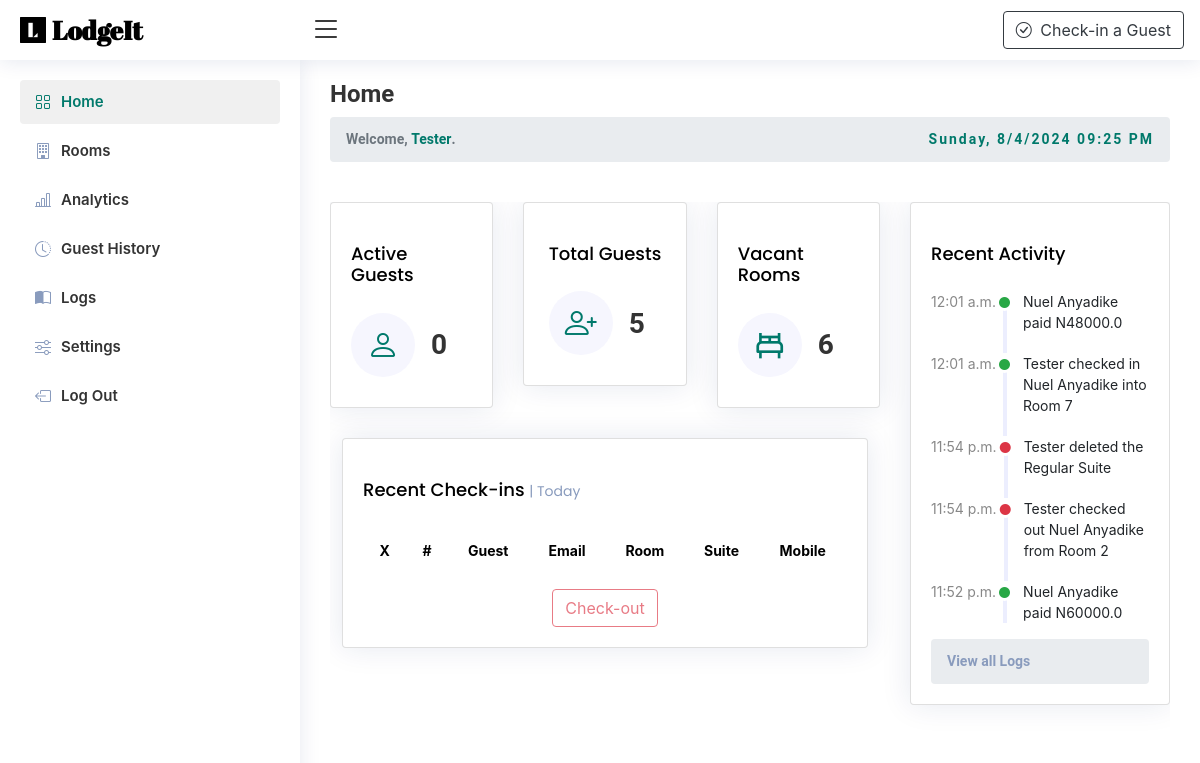
Before: /home (signed in) with the older database file.
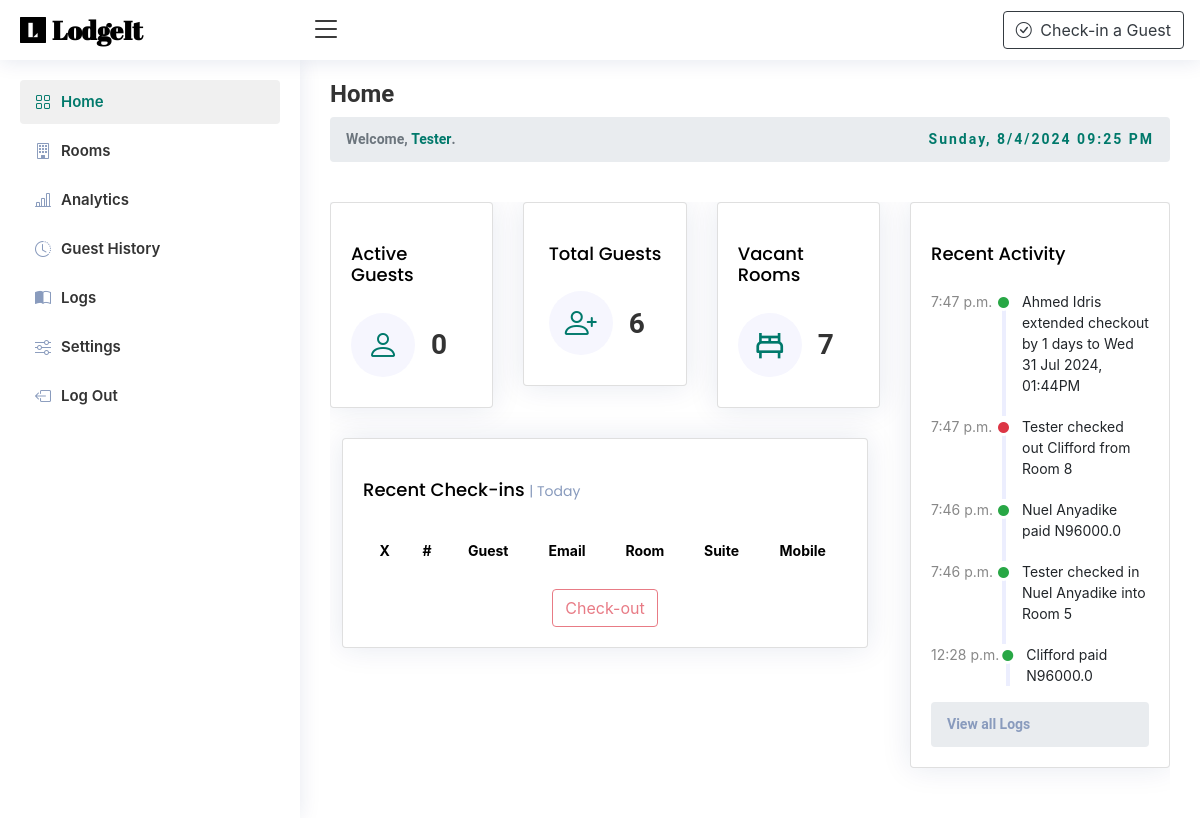
After: the same page with the newer database file.
### LodgeApp/models.py (models this page shows, shortened)
class Log(models.Model):
    staff = models.ForeignKey(Staff, on_delete=models.CASCADE)
    action = models.CharField(max_length=300, blank=True)
    check_status = models.BooleanField(default=False)
    timestamp = models.DateTimeField()
    company = models.ForeignKey(Company, on_delete=models.CASCADE)

### LodgeApp/views.py (the view)
# urls.py: path('home', views.dashboard, name='dashboard'),
def dashboard(request):
    if not request.user.is_authenticated:
        return redirect('sign-in')
    if request.user.is_authenticated and request.user.company is None:
        return redirect('onboarding')
    company = request.user.company
    try:
        logs = Log.objects.filter(
            company=request.user.company
            ).order_by('-id')[:5]
        active_guests = Guest.objects.filter(check_out__gte=timezone.now(),
                                            company=company)
        total_guests = Guest.objects.filter(company=company).count()
        available_rooms = Room.objects.filter(room_status=False,
                                            company=company)
        returning_guests = Guest.objects.filter(company=company, check_out__lte=timezone.now())
    except:
        messages.error(request, 'An unexpected error occurred while fetching data. Please try again later.')
        return redirect('logout')
    context = {
        'now':timezone.now(),
        'active_guests': active_guests,
        'total_guests': total_guests,
        'staff': request.user,
        'logs': logs,
        'available_rooms': available_rooms,
        'page_name':'Home',
        'returning_guests': returning_guests
    }
    return render(request, 'index.html', context)

### LodgeApp/templates/index.html (shortened to what the changed rows need)
{% extends 'base.html' %}
{% load static %}
{% load custom_filters %}
{% load tz %}
{% block content %}
<body>
    <main id="main" class="main">
      <div class="pagetitle">
        <h1 class= "mb-2">Home</h1>
      </div>
      <section class="section dashboard">
        <div class="row">
          <div class="col-lg-8">
            <div class="row">
              <div class="col-xxl-4 col-xl-4">
                <div class="card info-card sales-card align-items-center justify-content-center">
                  <div class="card-body">
                    <div class="d-flex align-items-center">
                      <div class="ps-3">
                        <h6>{{total_guests}}</h6>
                      </div>
                    </div>
                  </div>
                </div>
              </div>
              <div class="col-xxl-4 col-xl-4">
                <div class="card info-card sales-card align-items-center justify-content-center">
                  <div class="card-body">
                    <div class="d-flex align-items-center">
                      <div class="ps-3">
                        <h6>{{available_rooms|length}}</h6>
                      </div>
                    </div>
                  </div>
                </div>
              </div>
              <form action="{% url 'check-out' %}" method="post">
                <div class="col-12">
                    <div class="card recent-sales overflow-auto">
                        <div class="card-body">
                            <table class="table table-borderless datatable">
                                <thead>
                                    <tr>
                                        <th scope="col" class="text-center">X</th>
                                        <th scope="col" class="text-center">#</th>
                                        <th scope="col" class="text-center">Guest</th>
                                        <th scope="col" class="text-center d-none d-lg-table-cell">Email</th>
                                        <th scope="col" class="text-center">Room</th>
                                        <th scope="col" class="text-center">Suite</th>
                                        <th scope="col" class="text-center">Mobile</th>
                                    </tr>
                                </thead>
                            </table>
                        </div>
                    </div>
                </div>
            </form>
            </div>
          </div>
          <div class="col-lg-4">
            <div class="card">
              <div class="card-body">
                {% for log in logs %}
                <div class="activity">
                  <div class="activity-item d-flex">
                    <div class="activite-label">{{log.timestamp |timezone:"Africa/Lagos" | date:'P'}}</div>
                    {% if log.check_status %}
                        <i
                        class="bi bi-circle-fill activity-badge text-success align-self-start"
                      ></i>
                      <div class="activity-content">
                        {{log.action}}
                      </div>
                      {% else %}
                        <i
                        class="bi bi-circle-fill activity-badge text-danger align-self-start"
                      ></i>
                      <div class="activity-content">
                        {{log.action}}
                      </div>
                    {% endif %}
                  </div>
                {% endfor %}
                </div>
              </div>
            </div>
          </div>
        </div>
      </section>
    </main>
  </body>
  {% endblock content %}

Changed rows visible on the page:
no longer on this page (row unchanged): Log: timestamp "12:01 a.m.", action "Nuel Anyadike paid N48000.0"
no longer on this page (row unchanged): Log: timestamp "12:01 a.m.", action "Tester checked in Nuel Anyadike into Room 7"
no longer on this page (row unchanged): Log: timestamp "11:54 p.m.", action "Tester deleted the Regular Suite"
no longer on this page (row unchanged): Log: timestamp "11:54 p.m.", action "Tester checked out Nuel Anyadike from Room 2"
no longer on this page (row unchanged): Log: timestamp "11:52 p.m.", action "Nuel Anyadike paid N60000.0"
added Log: timestamp "7:47 p.m.", action "Ahmed Idris extended checkout by 1 days to Wed 31 Jul 2024, 01:44PM"
added Log: timestamp "7:47 p.m.", action "Tester checked out Clifford from Room 8"
added Log: timestamp "7:46 p.m.", action "Nuel Anyadike paid N96000.0"
added Log: timestamp "7:46 p.m.", action "Tester checked in Nuel Anyadike into Room 5"
added Log: timestamp "12:28 p.m.", action "Clifford paid N96000.0"
Other visible differences:
{{ total_guests }}: "5" → "6"
{{ available_rooms|length }}: "6" → "7"
